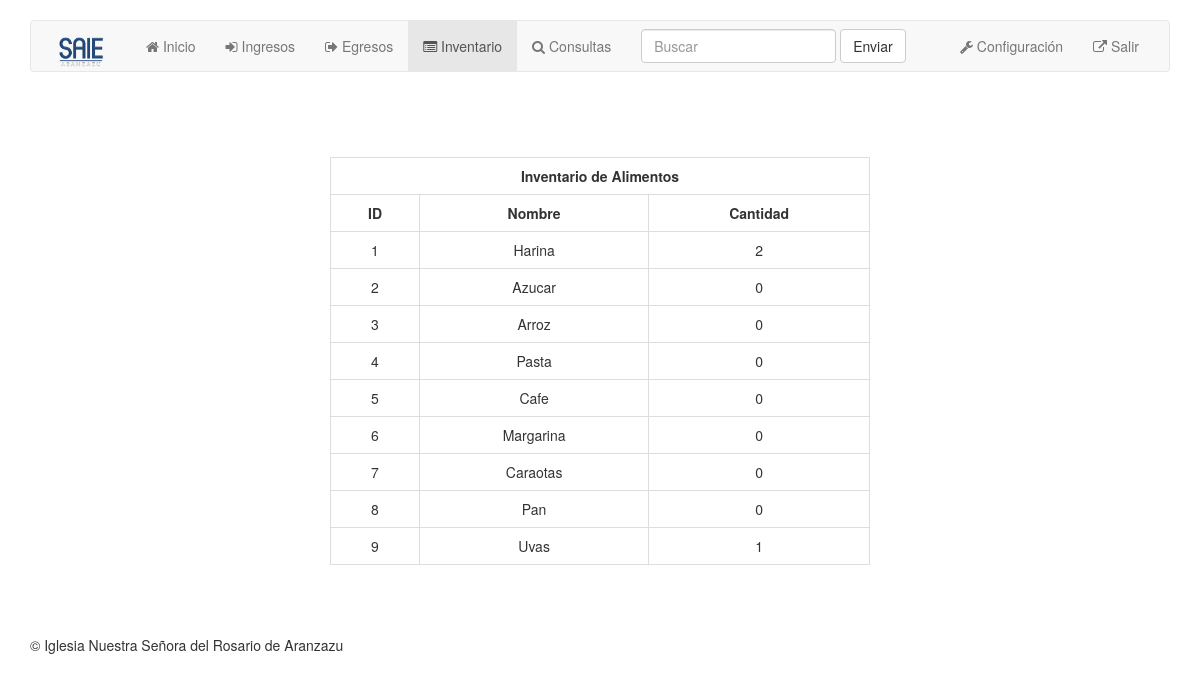
The page /invalimentos.php (signed in) on the database its author committed.
### tables this page shows
CREATE TABLE `alimentos` (
  `id` int(11) NOT NULL,
  `Alimento` varchar(40) NOT NULL,
  `Cantidad` varchar(40) NOT NULL
);

### invalimentos.php (the view, shortened to what this page needs)
<?php
    if (isset($_SESSION['usuario'])) {
?>
<!doctype html>
<html lang="es">
<head>
    <link rel="stylesheet" href="assets/css/normalize.css">
    <link rel="stylesheet" href="assets/css/bootstrap.min.css">
    <link rel="stylesheet" href="assets/css/main.css">
    <link rel="stylesheet" href="assets/css/font-awesome.min.css">
</head>
<body>
    <div class="container">
        <nav class="navbar navbar-default">
            <div class="container-fluid">
                <div class="navbar-header">
                    <a class="navbar-brand" href="index.php">
                        <img src="assets/images/logo.png" class="image-responsive" style="max-width: 70px" alt="">
                    </a>
                </div>
                <div id="navbar" class="navbar-collapse collapse">
                    <ul class="nav navbar-nav">
                        <li>
                            <a href="index.php"> <i class="fa fa-home"></i> Inicio</a>
                        </li>
                        <li>
                            <a href="ingresos.php"> <i class="fa fa-sign-in"></i> Ingresos</a>
                        </li>
                        <li>
                            <a href="egresos.php"> <i class="fa fa-sign-out"></i> Egresos</a>
                        </li>
                        <li class="active">
                            <a href="inventario.php"> <i class="fa fa-list-alt"></i> Inventario</a>
                        </li>
                        <li>
                            <a href="consultas.php"> <i class="fa fa-search"></i> Consultas</a>
                        </li>
                    </ul>
                    <form class="navbar-form navbar-left" role="search">
                        <div class="form-group">
                            <input type="text" class="form-control" placeholder="Buscar ">
                        </div>
                        <button type="submit" class="btn btn-default">Enviar</button>
                    </form>
                    <ul class="nav navbar-nav navbar-right">
                        <li>
                            <a href="#"> <i class="fa fa-wrench"></i> Configuración</a>
                        </li>
                        <li>
                            <a href="logout.php"> <i class="fa fa-external-link"></i> Salir</a>
                        </li>
                    </ul>
                </div>
            </div>
        </nav>
        <br>
        <br>
        <br>
        <br>
        <div class="row col-md-6 col-md-offset-3 custyle">
        <?php
            $sql="select * from alimentos";
            $result= mysql_query($sql) or die(mysql_error());
            echo "<table class='table text-center table-bordered' cellpadding=3 cellspacing=0>";
             echo " <tr>
                      <th class='text-center' colspan=3> Inventario de Alimentos </th>
                    <tr>
                     <th class='text-center'> ID </th>
                     <th class='text-center'> Nombre </th>
                     <th class='text-center'> Cantidad </th>
                  </tr>";
            while($row=mysql_fetch_array($result))
            {
             echo "<tr scope='row'>
                     <td class='text-center'> $row[id] </td>
                     <td class='text-center'> $row[Alimento] </td>
                     <td class='text-center'> $row[Cantidad] </td>
                  </tr>";
            }
            echo "</table>";
        ?>
        </div>
    </div>
    <footer class="footer">
        <div class="container">
            &copy; Iglesia Nuestra Señora del Rosario de Aranzazu
        </div>
    </footer>
</body>
<?php
    }else{
        echo '<script> window.location="login.php"; </script>';
    }
?>

### assets/css/main.css (style rules this page uses)
html { color: #222; font-size: 1em; line-height: 1.4; }
audio, canvas, iframe, img, svg, video { vertical-align: middle; }
body { padding-top: 20px; padding-bottom: 20px; }
.navbar { margin-bottom: 5px; }
.carousel, .item, .active { height: 100%; }
footer { margin: 50px 0; }

### rows shown on the page
alimentos: id "1", Alimento "Harina", Cantidad "2"
alimentos: id "2", Alimento "Azucar", Cantidad "0"
alimentos: id "3", Alimento "Arroz", Cantidad "0"
alimentos: id "4", Alimento "Pasta", Cantidad "0"
alimentos: id "5", Alimento "Cafe", Cantidad "0"
alimentos: id "6", Alimento "Margarina", Cantidad "0"
alimentos: id "7", Alimento "Caraotas", Cantidad "0"
alimentos: id "8", Alimento "Pan", Cantidad "0"
alimentos: id "9", Alimento "Uvas", Cantidad "1"
